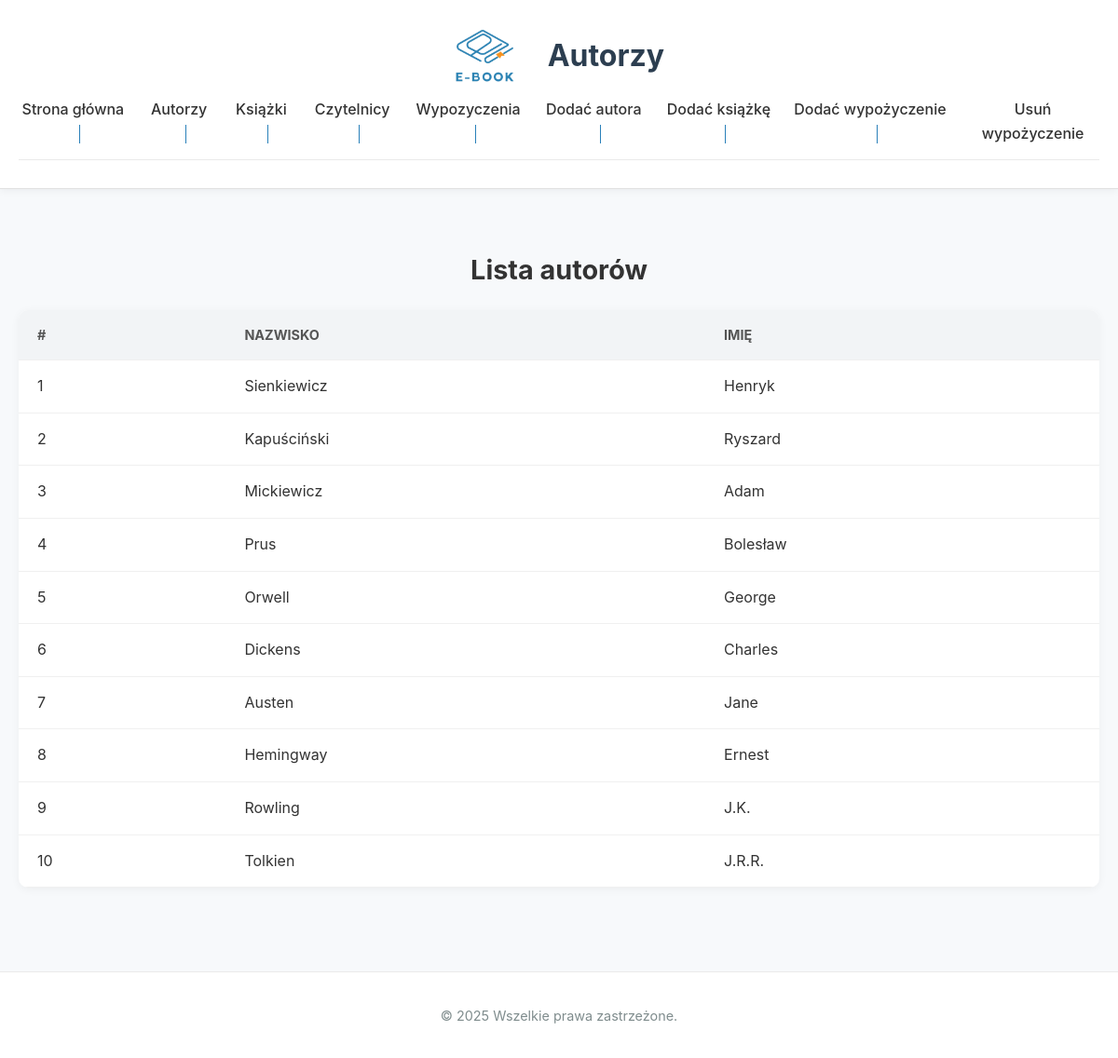
The page /Main/autorzy.php on the database its author committed.
### tables this page shows
CREATE TABLE autor (
    id INT AUTO_INCREMENT PRIMARY KEY,
    nazwisko VARCHAR(100) NOT NULL,
    imie VARCHAR(100) NOT NULL
);

### Main/autorzy.php (the view, shortened to what this page needs)
<?php include 'baza.php'; ?>
<!DOCTYPE html>
<html lang="pl">
<head>
    <link rel="stylesheet" href="style.css">
</head>
<body>
    <header>
        <div class="header-container">
            <img src="../logo.png" alt="Logo" class="logo">
            <h1>Autorzy</h1>
        </div>
        <?php include 'navigation.php'; ?>
    </header>
    <main>
        <h2>Lista autorów</h2>
        <table>
            <thead>
                <tr>
                    <th>#</th>
                    <th>Nazwisko</th>
                    <th>Imię</th>
                </tr>
            </thead>
            <tbody>
                <?php
                $result = $conn->query("SELECT * FROM autor");
                if ($result->num_rows > 0) {
                    while ($row = $result->fetch_assoc()) {
                        echo "<tr>
                                <td>" . htmlspecialchars($row['id']) . "</td>
                                <td>" . htmlspecialchars($row['nazwisko']) . "</td>
                                <td>" . htmlspecialchars($row['imie']) . "</td>
                              </tr>";
                    }
                } else {
                    echo "<tr><td colspan='3'>Немає записів</td></tr>";
                }
                ?>
            </tbody>
        </table>
    </main>
    <footer>
        <p>© 2025 Wszelkie prawa zastrzeżone.</p>
    </footer>
</body>
</html>

### Main/style.css (style rules this page uses)
* { box-sizing: border-box; }
body { font-family: 'Inter', 'Open Sans', 'Poppins', sans-serif; margin: 0; padding: 0; background-color: #f7f9fb; color: #333; line-height: 1.6; }
header { background-color: #ffffff; padding: 30px 20px; text-align: center; box-shadow: 0 2px 8px rgba(0, 0, 0, 0.05); border-bottom: 1px solid #e0e0e0; }
main h2 { text-align: center; font-size: 1.8rem; margin-bottom: 20px; }
header h1 { margin: 0; font-size: 2rem; color: #2c3e50; }
.header-container { display: flex; justify-content: center; align-items: center; gap: 20px; padding: 0 20px; }
.logo { height: 60px; margin-right: 15px; }
main { padding: 40px 20px; max-width: 1200px; margin: auto; }
table { width: 100%; border-collapse: collapse; background-color: #fff; border-radius: 10px; overflow: hidden; box-shadow: 0 2px 10px rgba(0, 0, 0, 0.05); }
table th, table td { padding: 15px 20px; border-bottom: 1px solid #f0f0f0; text-align: left; }
table th { background-color: #f2f4f6; color: #555; font-size: 0.9rem; text-transform: uppercase; }
footer { background-color: #ffffff; color: #7f8c8d; text-align: center; padding: 20px; font-size: 0.9rem; border-top: 1px solid #eaeaea; margin-top: 50px; }

### rows shown on the page
autor: id "1", nazwisko "Sienkiewicz", imie "Henryk"
autor: id "2", nazwisko "Kapuściński", imie "Ryszard"
autor: id "3", nazwisko "Mickiewicz", imie "Adam"
autor: id "4", nazwisko "Prus", imie "Bolesław"
autor: id "5", nazwisko "Orwell", imie "George"
autor: id "6", nazwisko "Dickens", imie "Charles"
autor: id "7", nazwisko "Austen", imie "Jane"
autor: id "8", nazwisko "Hemingway", imie "Ernest"
autor: id "9", nazwisko "Rowling", imie "J.K."
autor: id "10", nazwisko "Tolkien", imie "J.R.R."
